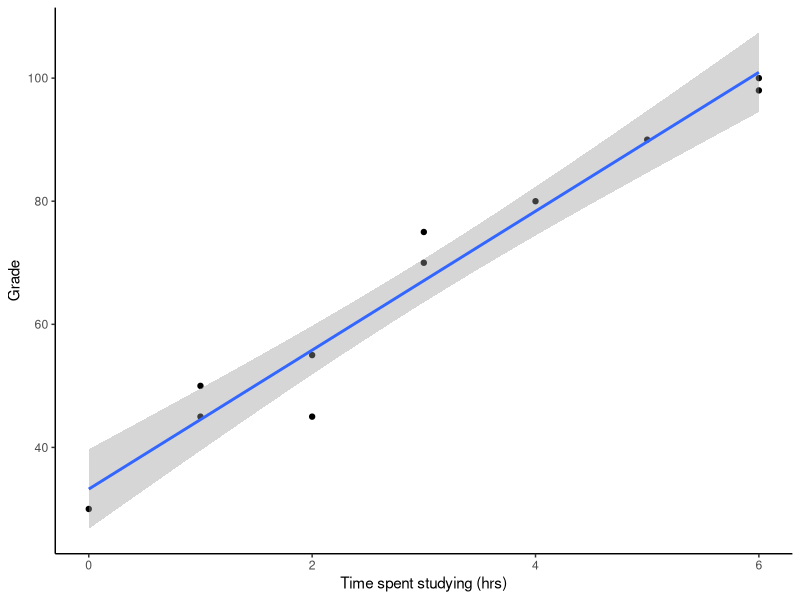

Write R code to recreate this figure.
setwd("~/Desktop/r-novice-inflammation/Biocomp-Exercise10/")
list.files()

install.packages("ggplot2")
library(ggplot2)
install.packages("cowplot")
library(cowplot)

#Question 1
#Looking at relationship between hours spent studing and grades
#Loading text file:
hrsVSg <- read.table(file="HoursGrades.txt", header = TRUE, sep ="", stringsAsFactors = FALSE)

#Making scatterplot showing relationship between hours spent studying and grades
ggplot(data = hrsVSg, aes(x=HoursStudying, y = Grade)) +
  geom_point() +
  xlab("Time spent studying (hrs)") +
  ylab("Grade") +
  stat_smooth(method="lm") +
  theme_classic()
